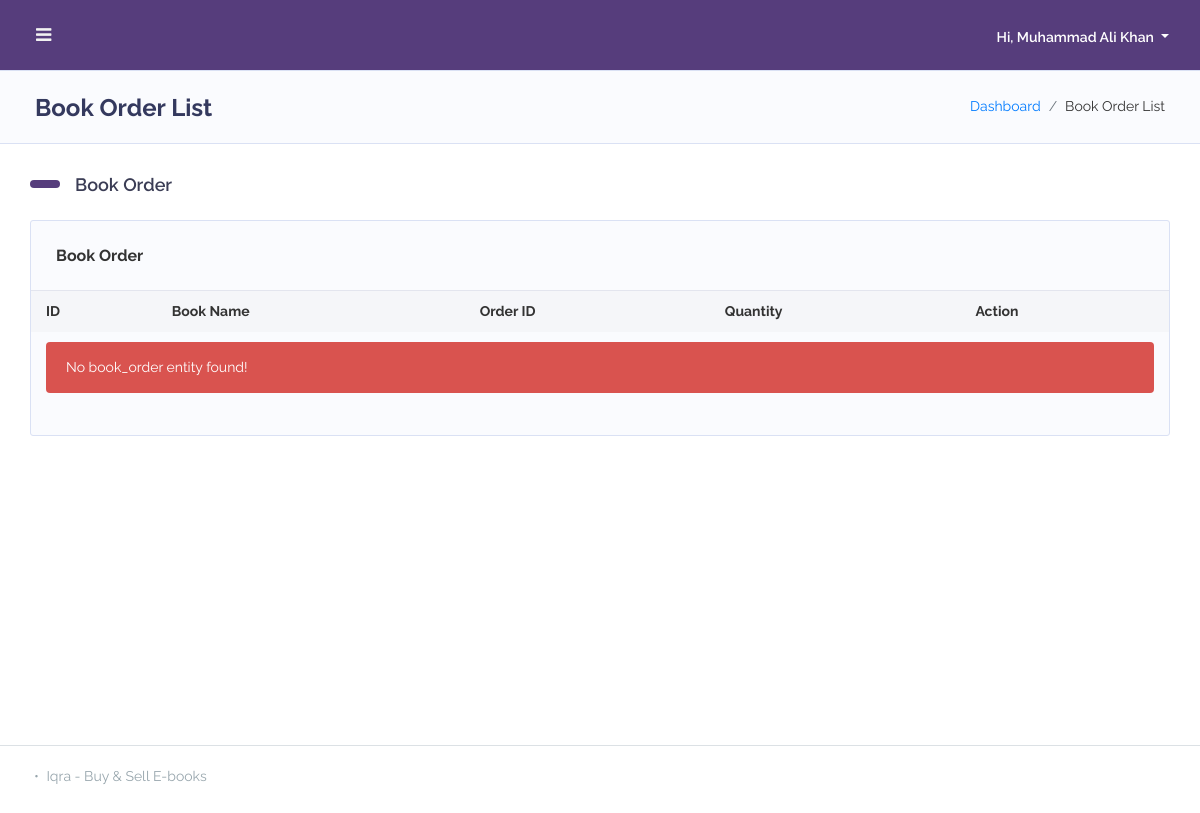
Before: /list-book_order.php (signed in) with the older database file.
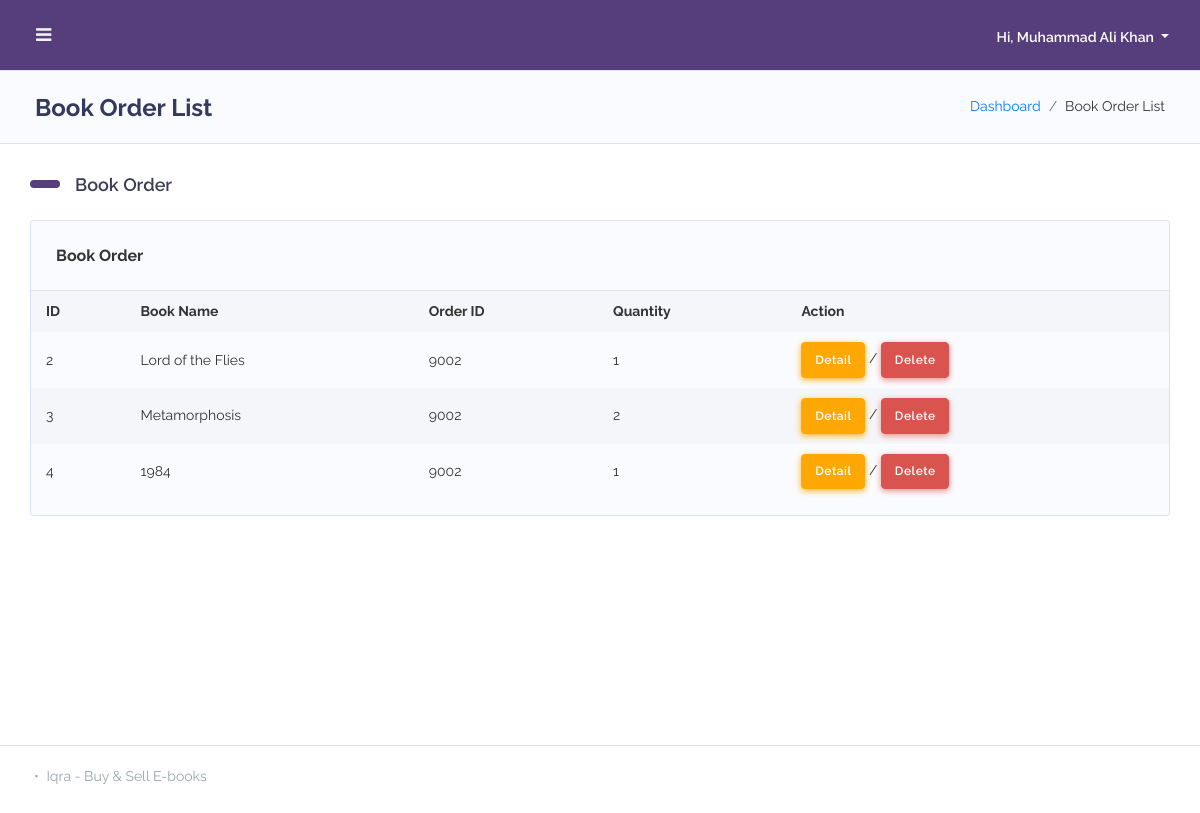
After: the same page with the newer database file.
### tables this page shows
CREATE TABLE `book_order` (
  `id` int(11) NOT NULL,
  `order_id` int(11) NOT NULL,
  `book_id` int(11) NOT NULL,
  `quantity` int(11) NOT NULL
);

CREATE TABLE `book` (
  `id` int(11) NOT NULL,
  `title` varchar(255) NOT NULL,
  `description` text NOT NULL,
  `price` double NOT NULL,
  `author` varchar(255) NOT NULL,
  `publisher` varchar(255) NOT NULL,
  `publishedon` varchar(32) NOT NULL,
  `stock` int(11) NOT NULL,
  `category_id` int(11) NOT NULL,
  `image` varchar(1024) NOT NULL,
  `rating` int(11) NOT NULL,
  `weight` varchar(8) NOT NULL,
  `pdf` varchar(1024) NOT NULL
);

### admin-header.php (called while the page is built, shortened)
<?php
$db = new database();
$id = $_SESSION["user_id"];
$user = $db->get_entity('user', $id);
?>

### inc/database.inc.php (called while the page is built, shortened)
<?php
    include("./inc/utility.inc.php");
    class database
    {
        private $host = "localhost";
        private $user = "root";
        private $pswd = "";
        private $db = "ebookdb";
        private $link = null;
        function __construct()
        {
            $this->link = mysqli_connect($this->host, $this->user, $this->pswd, $this->db);
        }
        function query($q){
            $res = mysqli_query($this->link, $q);
            if ($res) {
                $out = "Query Executed Sucessfully ✅ query: $q";
            } else {
                $out = "Query Error ❌: " . mysqli_errno($this->get_link()) . " on query: $q";
                echo Utility::console_error($out);
            }
            return $res;
        }
        public function get_entity($table_name, $id){
            $q = "SELECT * FROM `$table_name` WHERE ID = " . $id;
            $res = $this->query($q);
            return $res->fetch_assoc();
        }
        public function get_entities($table_name){
            $q = "SELECT * FROM `$table_name`";
            $res = $this->query($q);
            return $res;
        }
    }
?>

### inc/utility.inc.php (called while the page is built, shortened)
<?php
class Utility
{
    static function log($msg)
    {
        $time = date('m/d/y h:iA', time());
        $page = basename($_SERVER['PHP_SELF']);
        $user = isset($_SESSION["user_id"]) ? $_SESSION["user_id"] : "guest";
        $contents = file_get_contents('log.txt');
        $contents .=  "User: $user\t$time\t$page\t$msg\r";
    }
}

### list-book_order.php (the view, shortened to what the changed rows need)
<?php
include './inc/database.inc.php';
?>
<!DOCTYPE html>
<html lang="en">
<head>
    <?php include "./admin-head.php"; ?>
</head>
<body class="layout-4">
    <div id="app">
        <div class="main-wrapper main-wrapper-1">
            <?php include "./admin-header.php"; ?>
            <div class="main-content">
                <section class="section">
                    <div class="section-header">
                        <h1>Book Order List</h1>
                    </div>
                    <div class="section-body">
                        <h2 class="section-title">Book Order</h2>
                        <div class="row">
                            <div class="col-12 col-md-12 col-lg-12">
                                <div class="card">
                                    <div class="card-body p-0">
                                        <div class="table-responsive">
                                            <table class="table table-striped table-md v_center">
                                                <tr>
                                                    <th>ID</th>
                                                    <th>Book Name</th>
                                                    <th>Order ID</th>
                                                    <th>Quantity</th>
                                                    <th>Action</th>
                                                </tr>
                                                <?php
                                                $res = $db->get_entities('book_order');
                                                while ($row = mysqli_fetch_array($res)) {
                                                ?>
                                                    <tr>
                                                        <td><?= $row["id"] ?></td>
                                                        <td>
                                                            <?php
                                                            $_book_id = $row["book_id"];
                                                            $book = $db->get_entity('book', $_book_id);
                                                            echo $book["title"];
                                                            ?>
                                                        </td>
                                                        <td>
                                                            <?= $row["order_id"] ?>
                                                        </td>
                                                        <td>
                                                            <?= $row["quantity"] ?>
                                                        </td>
                                                        <td><a href="details-book-order.php?id=<?= $row["id"] ?>" class="btn btn-secondary">Detail</a> / <a href="delete-confirm-book-order.php?id=<?= $row["id"] ?>" class="btn btn-danger">Delete</a></td>
                                                    </tr>
                                                    <?php } if($res->num_rows == 0){
                                                    echo "<tr><td colspan='7'><div class='alert alert-danger'>No book_order entity found!</div></td></tr>";
                                                }?>
                                            </table>
                                        </div>
                                    </div>
                                </div>
                            </div>
                        </div>
                    </div>
                </section>
            </div>
        </div>
    </div>
</body>
</html>

Changed rows visible on the page:
added book_order: id "2", book.title "Lord of the Flies", order "9002", quantity "1"
added book_order: id "3", book.title "Metamorphosis", order "9002", quantity "2"
added book_order: id "4", book.title "1984", order "9002", quantity "1"
Other visible differences:
text no longer shown: "No book_order entity found!"
